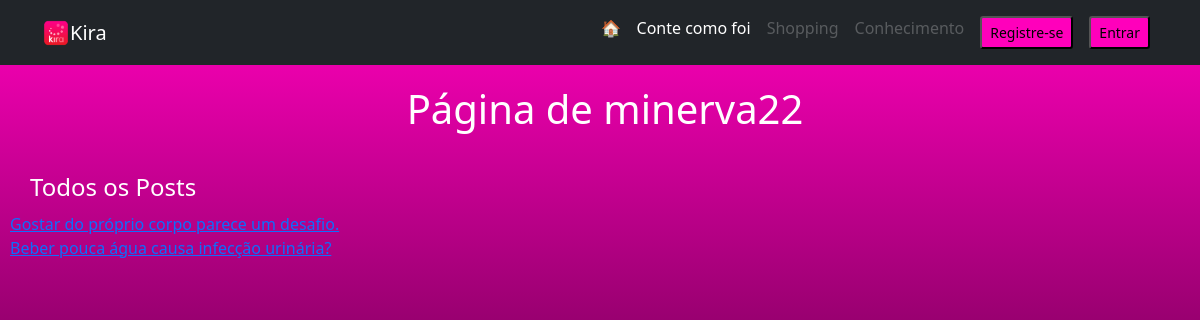
The page /user/1 on the database as committed earlier.
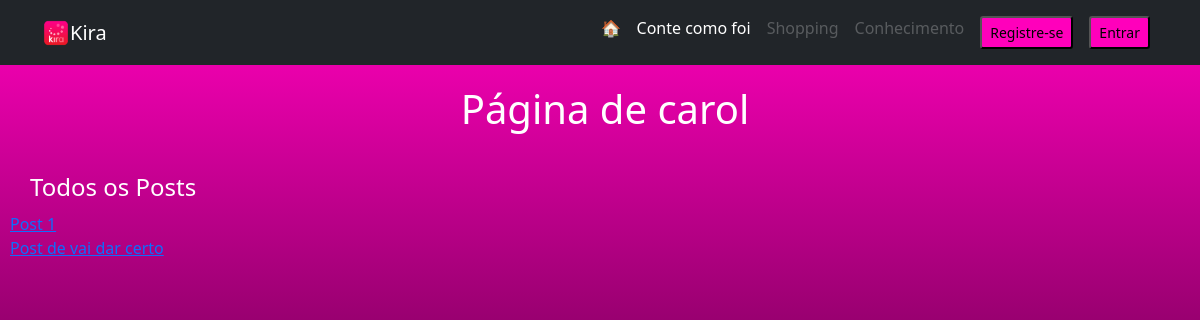
The same page on the database as committed later.
### main.py (models this page shows)
class Usuario(UserMixin, db.Model): #PAI
    __tablename__ = "usuarios"
    id = db.Column(db.Integer, primary_key=True)
    nome_completo = db.Column(db.String(200))
    username = db.Column(db.String(100), unique=True)
    email = db.Column(db.String(200), unique=True)
    password = db.Column(db.String(100))
    pontos = db.Column(db.Integer)
    posts = relationship("Post", back_populates="autor_post")
    comentarios_usuario = relationship("Comentario", back_populates="autor_comentario")
    comunidades_criadas = relationship("Comunidade", back_populates="criador")
    entradas_usuario = relationship("Entrada", back_populates="autor_entrada")
    dms_recebidas = relationship("DirectMessage", back_populates="recipiente")

class Post(db.Model): #FILHO
    __tablename__ = "posts"
    id = db.Column(db.Integer, primary_key=True)
    id_autor_post = db.Column(db.Integer, db.ForeignKey("usuarios.id"))
    id_comunidade = db.Column(db.Integer, db.ForeignKey("comunidades.id"))
    titulo = db.Column(db.String(140), nullable=False)
    data = db.Column(db.Date, nullable=False)
    corpo = db.Column(db.Text, nullable=False)
    eh_artigo = db.Column(db.Boolean,nullable=False)
    upvotes = db.Column(db.Integer, default=0)
    comentarios = relationship("Comentario", back_populates="parent_post")
    autor_post = relationship("Usuario", back_populates="posts")
    comunidade = relationship("Comunidade", back_populates="posts")

### main.py (the view)
@app.route('/user/<int:id_usuario>')
def user_page(id_usuario):
    usuario = Usuario.query.get(id_usuario)
    return render_template('perfil-usuario.html', usuario=usuario)

### templates/perfil-usuario.html (shortened to what this page needs)
{% extends "base.html" %}
{% block content %}
<div style="margin-left: 10px; height: 80%">
    <div style="margin: 20px auto 20px auto" class="row">
        <h1 class="text-white" style="margin:0 auto 0 auto; text-align: center"> Página de {{ usuario.username }} </h1>
    </div>
    <div style="margin-top: 10px">
    <h4 class="text-white" style="margin: 40px auto 10px 20px">Todos os Posts</h4>
    {% for post in usuario.posts %}
        <a href="{{ url_for('show_post', q_id=post.id) }}">{{ post.titulo[:50] }}{% if post.titulo[50] %}... {% endif %}</a><br>
    {% endfor %}
    </div>
</div>
{% endblock %}

Rows that differ between the two databases and show on the page:
removed Post: titulo "Beber pouca água causa infecção urinária?"
changed Usuario: username "minerva22" → "carol"
changed Post: titulo "Gostar do próprio corpo parece um desafio." → "Post 1"
added Post: titulo "Post de vai dar certo"
